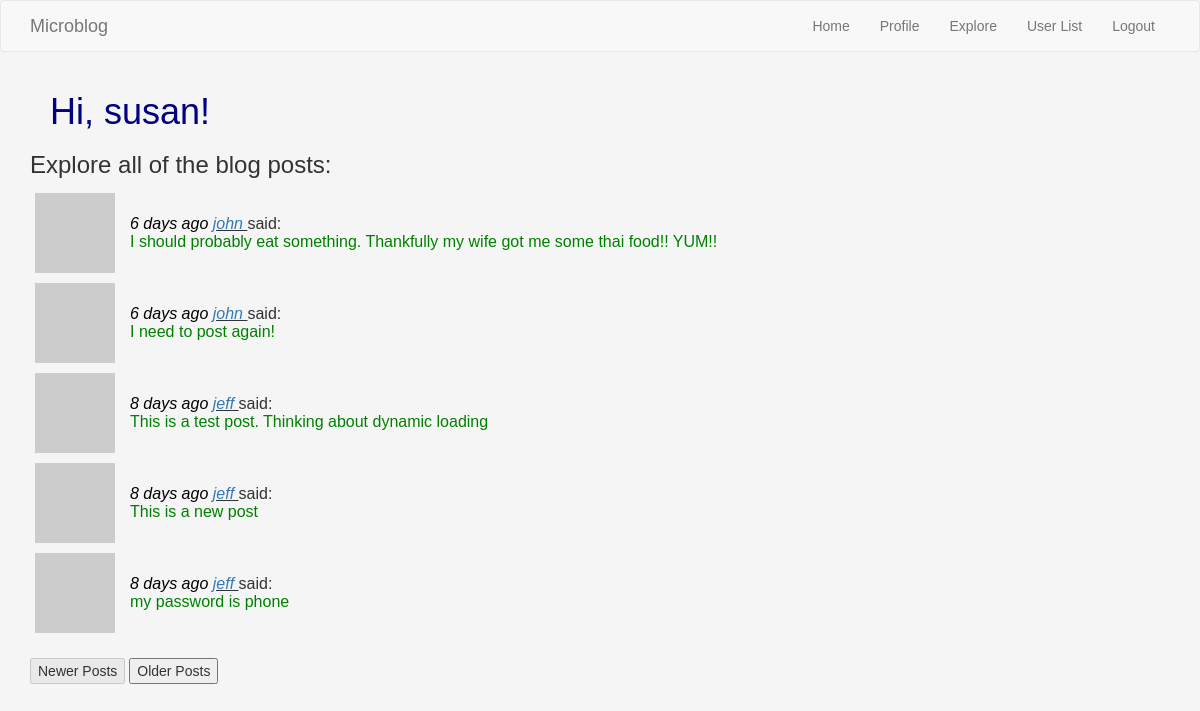
Page /explore (signed in) on the earlier database version.
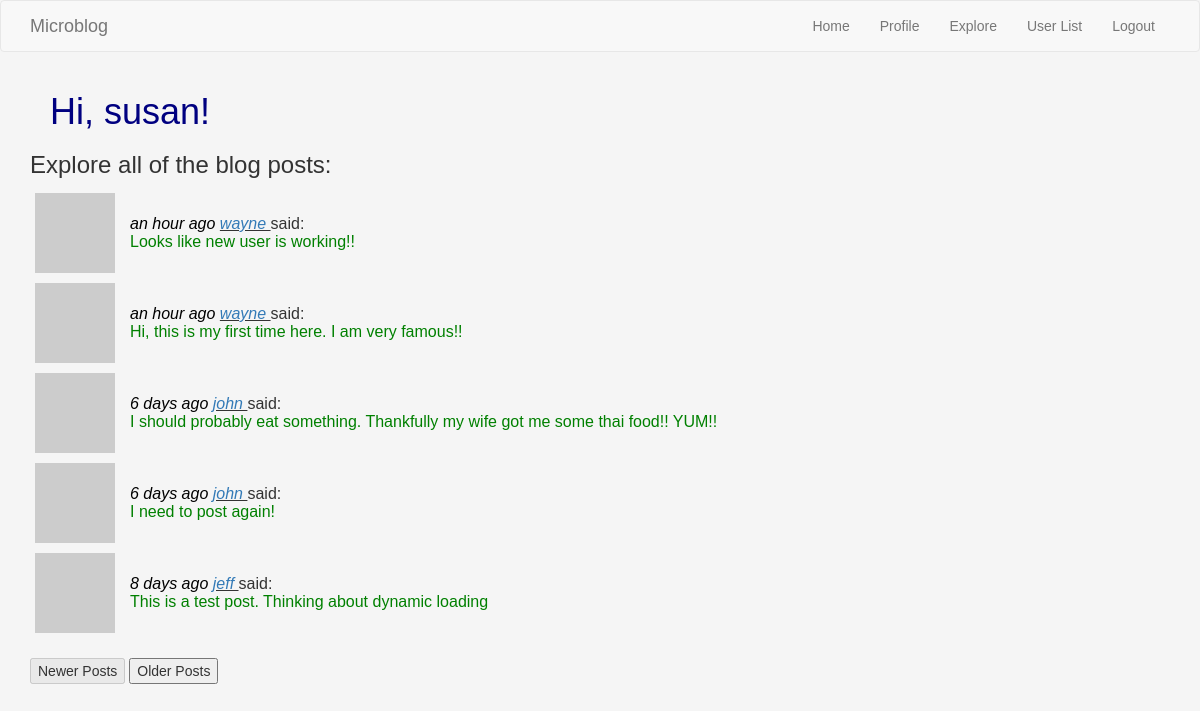
Same page on the later database version.
### webapp/models.py (models this page shows, shortened)
class User(UserMixin, db.Model):
    id = db.Column(db.Integer, primary_key=True)
    username = db.Column(db.String(64), index=True, unique=True)
    email = db.Column(db.String(120), index=True, unique=True)
    password_hash = db.Column(db.String(128))
    posts = db.relationship('Post', backref='author', lazy='dynamic')
    about_me = db.Column(db.String(140))
    last_seen = db.Column(db.DateTime, default=datetime.utcnow)
    followed = db.relationship(
        'User', secondary=followers,
        primaryjoin=(followers.c.follower_id == id),
        secondaryjoin=(followers.c.followed_id == id),
        backref=db.backref('followers', lazy='dynamic'), lazy='dynamic')
    def avatar(self, size):
        digest = md5(self.email.lower().encode('utf-8')).hexdigest()
        return 'https://www.gravatar.com/avatar/{}?d=identicon&s={}'.format(digest, size)

class Post(db.Model):
    id = db.Column(db.Integer, primary_key=True)
    body = db.Column(db.String(140))
    timestamp = db.Column(db.DateTime, index=True, default=datetime.utcnow)
    user_id = db.Column(db.Integer, db.ForeignKey('user.id'))

### webapp/routes.py (the view)
@webapp.route('/explore')
@login_required
def explore():
    page, others, max_pages, posts = get_page_list(user=None,
                                                   others="all",
                                                   page=1)
    return render_template('index.html',
                           title='Explore',
                           posts=posts,
                           page=page,
                           others="all",
                           explore=True,
                           max_pages=max_pages)

### webapp/models.py (called while the page is built)
@login.user_loader
def load_user(id):
    return User.query.get(int(id))

### webapp/routes.py (called while the page is built, shortened)
def get_page_list(user=None, others="yes", page=1):
    print("get_page_list:")
    print(f"   user={user}")
    print(f"   others={others}")
    print(f"   page={page}")
    if others == "all" or user is None:
        print("   user is None case!")
        max_pages = (Post.query.count() + webapp.config['POSTS_PER_PAGE'] - 1) // webapp.config['POSTS_PER_PAGE']
        if page > max_pages:
            page = max_pages
        posts = Post.query.order_by(Post.timestamp.desc()).paginate(page=page,
                                                                    per_page=webapp.config['POSTS_PER_PAGE'],
                                                                    error_out=False)
    return [page, others, max_pages, posts]

@webapp.before_request
def before_request():
    if current_user.is_authenticated:
        current_user.last_seen = datetime.utcnow()
        db.session.commit()

### webapp/templates/index.html (shortened to what this page needs)
{% extends "base.html" %}
{% block app_content %}
    <h1>Hi, {{ current_user.username }}!</h1>
    {% if explore %}
        <h3>Explore all of the blog posts: </h3>
    {% endif %}
    {% include '_post_table.html' %}
    <br>
    {% include '_new_old_buttons.html' %}
{% endblock %}

### webapp/templates/base.html (shortened to what this page needs)
{% extends 'bootstrap/base.html' %}
{% block styles %}
{{super()}}
  <link rel="stylesheet" href="{{url_for('static', filename='css/mystyle.css')}}">
{% endblock %}
{% block navbar %}
    <nav class="navbar navbar-default">
        <div class="container">
            <div class="navbar-header">
                <a class="navbar-brand" href="{{ url_for('index') }}">Microblog</a>
            </div>
            <div class="collapse navbar-collapse" id="bs-example-navbar-collapse-1">
                <ul class="nav navbar-nav navbar-right">
                    {% if current_user.is_anonymous %}
                        <li><a href="{{ url_for('auth.login') }}">Login</a></li>
                    {% else %}
                    <li><a href="{{ url_for('index') }}">Home</a></li>
                        <li><a href="{{ url_for('user', username=current_user.username) }}">Profile</a></li>
                        <li><a href="{{ url_for('explore') }}">Explore</a></li>
                        <li><a href="{{ url_for('user_list') }}">User List</a></li>
                        <li><a href="{{ url_for('auth.logout') }}">Logout</a></li>
                    {% endif %}
                </ul>
            </div>
        </div>
    </nav>
{% endblock %}
{% block content %}
    <div class="container">
        {% block app_content %}{% endblock %}
    </div>
{% endblock %}

### webapp/templates/_post_table.html
<span id="post_table">
<table class="blog">
    {% for post in posts %}
        {% include '_post.html' %}
    {% endfor %}
</table>
</span>

### webapp/templates/_post.html
<tr class="blog">
    <td class="blog"><img src="{{ post.author.avatar(36) }}" alt="Avatar"></td>
    <td class="blog">
            <span class="timestamp">{{ moment(post.timestamp).fromNow() }}</span>
        {% if current_user.username != post.author.username %}
            <span class="blog_name_ref"><a href="{{  url_for('user', username=post.author.username) }}"> {{ post.author.username }} </a></span>
        {% else %}
            <span class="blogname">{{ post.author.username }}</span>
        {% endif %}
        said:
        <br><span class="blogpost"> {{  post.body }}</span></td>
</tr>

### webapp/templates/_new_old_buttons.html
    <button class="newold_button" id="newer_button" onclick="newerPosts()">Newer Posts</button>
    <button class="newold_button" id="older_button" onclick="olderPosts()">Older Posts</button>

### webapp/static/css/mystyle.css (style rules this page uses)
body { background-color: whitesmoke; font-family: Verdana, Arial, Helvetica, sans-serif; }
h1 { color: navy; margin-left: 20px; }
.blog { vertical-align:center }
.blog_name_ref { font-style: italic; text-decoration: underline; }
tr.blog { border: inherit; }
td.blog { padding: 5px; padding-right: 10px; }
.blogpost { color:green; }
.timestamp { color: black; font-style: italic; }

Differences in the rows shown:
no longer on this page (row unchanged): Post: timestamp "8 days ago", author.username "jeff", body "This is a new post"
no longer on this page (row unchanged): Post: timestamp "8 days ago", author.username "jeff", body "my password is phone"
added Post: timestamp "an hour ago", author.username "wayne", body "Looks like new user is working!!"
added Post: timestamp "an hour ago", author.username "wayne", body "Hi, this is my first time here. I am very famous!!"
